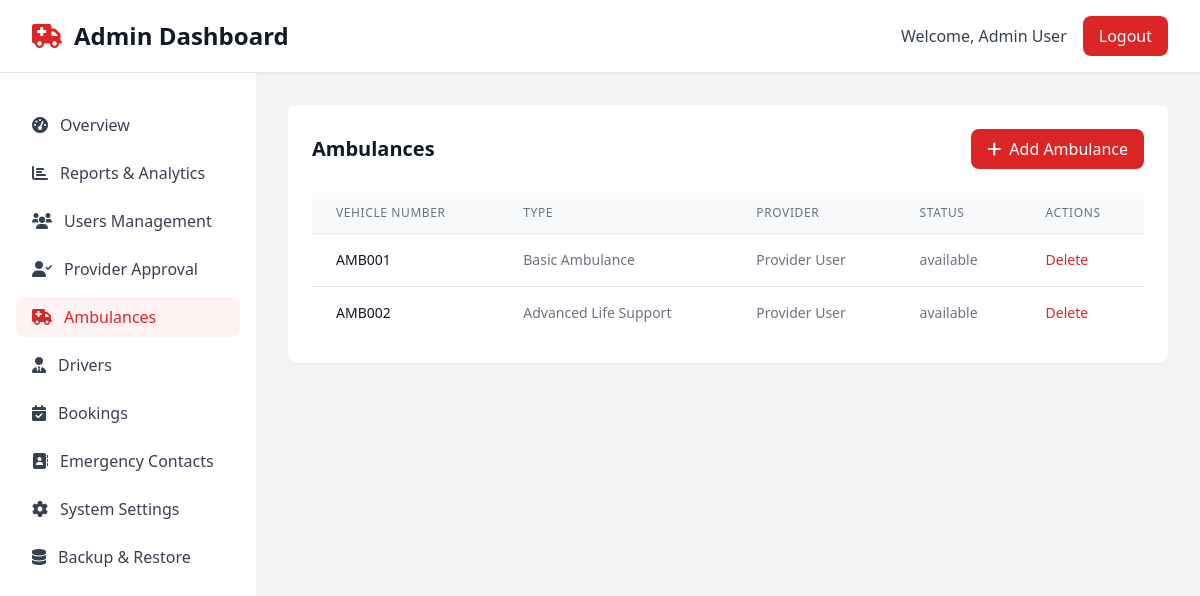
/admin/ambulances.php (signed in), run on the app's committed database.
### tables this page shows
CREATE TABLE IF NOT EXISTS ambulances (
    id INT AUTO_INCREMENT PRIMARY KEY,
    provider_id INT NOT NULL,
    vehicle_number VARCHAR(20) NOT NULL,
    vehicle_type VARCHAR(50) NOT NULL,
    status ENUM('available', 'busy', 'maintenance') DEFAULT 'available',
    created_at TIMESTAMP DEFAULT CURRENT_TIMESTAMP,
    FOREIGN KEY (provider_id) REFERENCES users(id) ON DELETE CASCADE
);

CREATE TABLE IF NOT EXISTS users (
    id INT AUTO_INCREMENT PRIMARY KEY,
    fullname VARCHAR(100) NOT NULL,
    email VARCHAR(100) NOT NULL UNIQUE,
    phone VARCHAR(20) NOT NULL,
    account_type ENUM('user', 'provider', 'admin') NOT NULL,
    password VARCHAR(255) NOT NULL,
    otp VARCHAR(6) DEFAULT NULL,
    otp_timestamp TIMESTAMP NULL,
    is_active BOOLEAN DEFAULT TRUE,
    email_verified BOOLEAN DEFAULT FALSE,
    is_approved BOOLEAN DEFAULT TRUE,
    rejection_reason TEXT NULL,
    created_at TIMESTAMP DEFAULT CURRENT_TIMESTAMP,
    updated_at TIMESTAMP DEFAULT CURRENT_TIMESTAMP ON UPDATE CURRENT_TIMESTAMP
);

### admin/ambulances.php (the view, shortened to what this page needs)
<?php
include '../config.php';
$ambulances = $conn->query("SELECT a.*, u.fullname as provider_name FROM ambulances a JOIN users u ON a.provider_id = u.id ORDER BY a.created_at DESC");
include '../includes/header.php';
include '../includes/sidebar.php';
?>
        <main class="flex-1 p-8">
            <section class="mb-8">
                <div class="bg-white rounded-lg shadow-sm p-6">
                    <div class="flex justify-between items-center mb-6">
                        <h2 class="text-xl font-semibold text-gray-900">Ambulances</h2>
                        <button onclick="showAddAmbulanceModal()" class="bg-red-600 text-white px-4 py-2 rounded-lg hover:bg-red-700">
                            <i class="fas fa-plus mr-2"></i>Add Ambulance
                        </button>
                    </div>
                    <div class="overflow-x-auto">
                        <table class="min-w-full divide-y divide-gray-200">
                            <thead class="bg-gray-50">
                                <tr>
                                    <th class="px-6 py-3 text-left text-xs font-medium text-gray-500 uppercase tracking-wider">Vehicle Number</th>
                                    <th class="px-6 py-3 text-left text-xs font-medium text-gray-500 uppercase tracking-wider">Type</th>
                                    <th class="px-6 py-3 text-left text-xs font-medium text-gray-500 uppercase tracking-wider">Provider</th>
                                    <th class="px-6 py-3 text-left text-xs font-medium text-gray-500 uppercase tracking-wider">Status</th>
                                    <th class="px-6 py-3 text-left text-xs font-medium text-gray-500 uppercase tracking-wider">Actions</th>
                                </tr>
                            </thead>
                            <tbody class="bg-white divide-y divide-gray-200">
                                <?php if ($ambulances->num_rows > 0): ?>
                                    <?php while ($ambulance = $ambulances->fetch_assoc()): ?>
                                    <tr>
                                        <td class="px-6 py-4 whitespace-nowrap text-sm font-medium text-gray-900"><?php echo htmlspecialchars($ambulance['vehicle_number']); ?></td>
                                        <td class="px-6 py-4 whitespace-nowrap text-sm text-gray-500"><?php echo htmlspecialchars($ambulance['vehicle_type']); ?></td>
                                        <td class="px-6 py-4 whitespace-nowrap text-sm text-gray-500"><?php echo htmlspecialchars($ambulance['provider_name']); ?></td>
                                        <td class="px-6 py-4 whitespace-nowrap text-sm text-gray-500"><?php echo htmlspecialchars($ambulance['status']); ?></td>
                                        <td class="px-6 py-4 whitespace-nowrap text-sm font-medium">
                                            <button onclick="deleteAmbulance(<?php echo $ambulance['id']; ?>)" class="text-red-600 hover:text-red-900">Delete</button>
                                        </td>
                                    </tr>
                                    <?php endwhile; ?>
                                <?php else: ?>
                                    <tr>
                                        <td colspan="5" class="px-6 py-4 text-center text-gray-500">No ambulances found</td>
                                    </tr>
                                <?php endif; ?>
                            </tbody>
                        </table>
                    </div>
                </div>
            </section>
        </main>
<?php include '../includes/footer.php'; ?>

### data on the page
ambulances: vehicle_number "AMB001", vehicle_type "Basic Ambulance", provider.fullname "Provider User", status "available"
ambulances: vehicle_number "AMB002", vehicle_type "Advanced Life Support", provider.fullname "Provider User", status "available"

### other printed values
$dashboard_type "Admin"
$_SESSION['fullname'] "Admin User"
